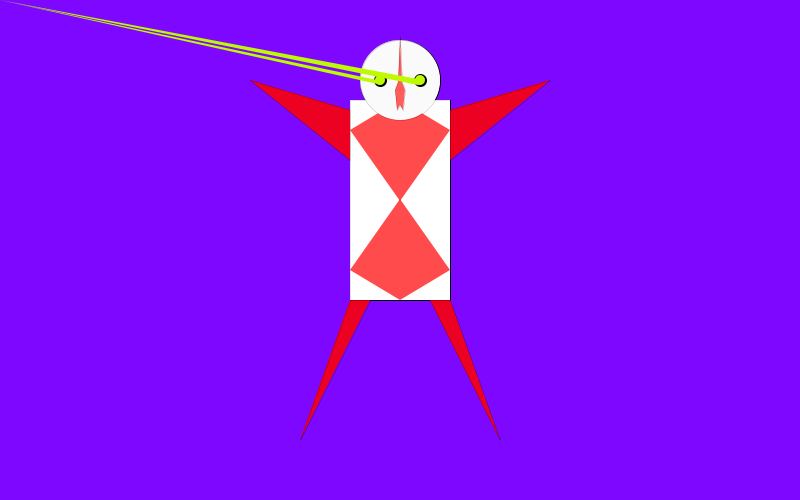
Frame 1 (no input)
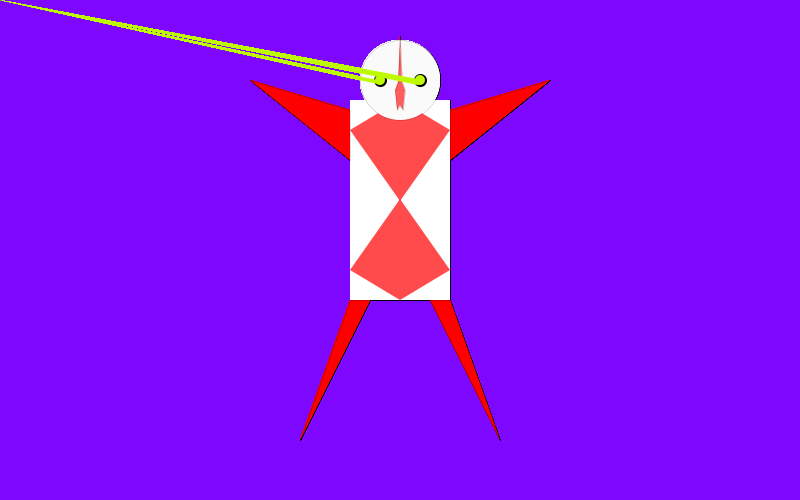
Frame 60 (the mouse pressed at the canvas centre just before this capture)
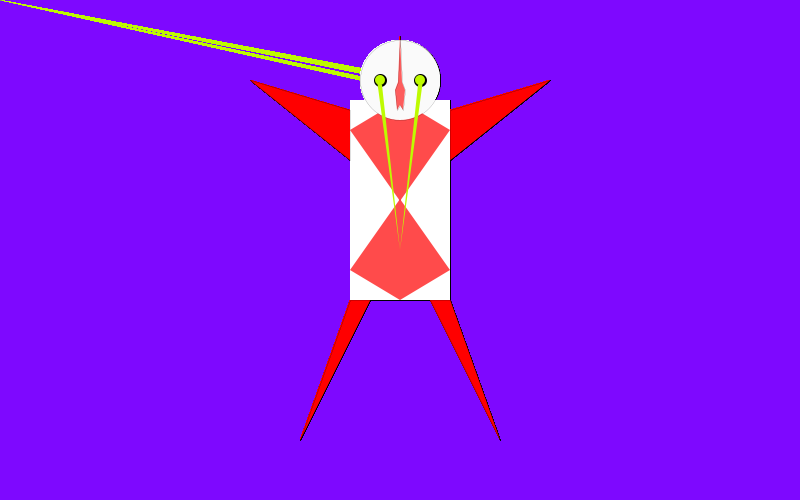
Frame 120 (the mouse held since frame 60 and released just before this capture)

The Processing sketch that drew these frames (run headless with seeded random() and noise(); from frame 60 on, the mouse is pressed at the canvas centre):

// Processing sketch: processing_23585
// ── processing_23585.pde



int x=400;
int y=200;


void setup() {
  
size(800,500);
background(126, 8, 255);
smooth();

//body

rectMode(CENTER);
rect(x,y,100,200);
fill(255, 0,0, 180);
noStroke();
//bottom 
triangle(x,y-1,x-50,y+70,x+50,y+70);
triangle(x,y+100,x-50,y+70,x+50,y+70);
//top
triangle(x,y+1,x+50,y-70,x-50,y-70);
triangle(x,y-100,x+50,y-70,x-50,y-70);
fill(250);
stroke(0);

//head

ellipse(x,y-120,80,80);

strokeWeight(3);
ellipse(x-20,y-120,10,10);
ellipse(x+20,y-120,10,10);
strokeWeight(0);

//nose

fill(255, 0, 0, 160);
beginShape(); 
vertex(x,36); 
vertex(x-2,82);
vertex(x-5,90);
vertex(x-3,110);
vertex(x,105);
vertex(x+3,110);
vertex(x+5,90);
vertex(x+2,82);
endShape(CLOSE);

//right arm
triangle(x-50,y-90,x-50,y-40,x-150,y-120);
//left arm
triangle(x+50,y-90,x+50,y-40,x+150,y-120);
//right leg
triangle(x-50,y+100, x-100,y+240, x-30,y+100);
//left leg
triangle(x+50,y+100, x+100,y+240, x+30,y+100);

}





void draw() 
{ 
fill(255);
rectMode(CENTER);
rect(x,y,100,200);
fill(255, 0,0, 180);
noStroke();
//bottom 
triangle(x,y-1,x-50,y+70,x+50,y+70);
triangle(x,y+100,x-50,y+70,x+50,y+70);
//top
triangle(x,y+1,x+50,y-70,x-50,y-70);
triangle(x,y-100,x+50,y-70,x-50,y-70);
fill(250);
stroke(0);

//head

ellipse(x,y-120,80,80);

strokeWeight(3);
ellipse(x-20,y-120,10,10);
ellipse(x+20,y-120,10,10);
strokeWeight(0);

//nose

fill(255, 0, 0, 160);
beginShape(); 
vertex(x,36); 
vertex(x-2,82);
vertex(x-5,90);
vertex(x-3,110);
vertex(x,105);
vertex(x+3,110);
vertex(x+5,90);
vertex(x+2,82);
endShape(CLOSE);

//right arm
triangle(x-50,y-90,x-50,y-40,x-150,y-120);
//left arm
triangle(x+50,y-90,x+50,y-40,x+150,y-120);
//right leg
triangle(x-50,y+100, x-100,y+240, x-30,y+100);
//left leg
triangle(x+50,y+100, x+100,y+240, x+30,y+100);

noStroke();


fill(190,250,0);
triangle(mouseX, mouseY,x-23,y-120,x-18,y-115);
triangle(mouseX, mouseY,x+23,y-120,x+18,y-115);
ellipse(x-20,y-120,10,10);
ellipse(x+20,y-120,10,10);
}
